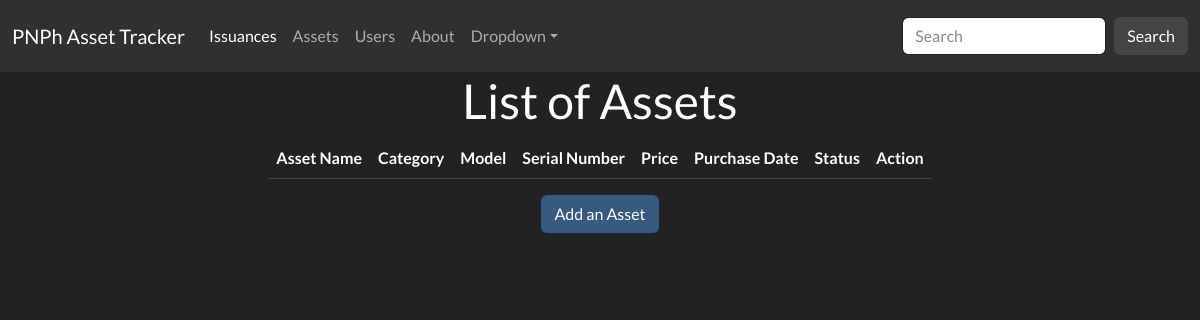
Before: /assets-list with the older database file.
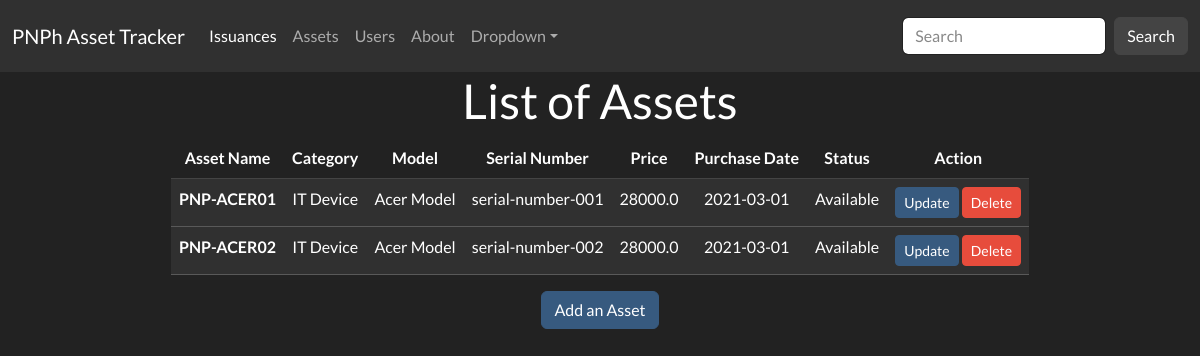
After: the same page with the newer database file.
### app/models.py (models this page shows)
class Asset(db.Model):
    id = db.Column(db.Integer, primary_key=True)
    asset_name = db.Column(db.String(100), nullable=False)
    category = db.Column(db.String(50), nullable=False)  # IT device or Office furniture
    model = db.Column(db.String(50), nullable=False)
    serial_number = db.Column(db.String(100), nullable=True)   # Serial number for IT Devices
    price = db.Column(db.Float, nullable=False)
    purchase_date = db.Column(db.Date, nullable=True)  # Optional: track purchase dates
    status = db.Column(db.String(50), nullable=False)  # Available, Unusable
    issuances = db.relationship('Issuance', backref='asset', lazy=True)

### app/controllers.py (the view)
@main.route('/assets-list')
def assets_list():
    items = Asset.query.all()
    return render_template('assets_list.html', items=items)

### app/templates/assets_list.html (shortened to what this page needs)
{% extends 'base.html' %}
{% block content %}
    <div class="d-flex justify-content-center align-items-center">
      <div class="text-center">
        <h1>List of Assets</h1>
        <table class="table table-hover">
          <thead>
            <tr>
              <th scope="col">Asset Name</th>
              <th scope="col">Category</th>
              <th scope="col">Model</th>
              <th scope="col">Serial Number</th>
              <th scope="col">Price</th>
              <th scope="col">Purchase Date</th>
              <th scope="col">Status</th>
              <th scope="col">Action</th>
            </tr>
          </thead>
          <tbody>
            {% for item in items %}
            <tr class="table-dark">
              <th scope="row">{{ item.asset_name }}</th>
              <td>{{ item.category }}</td>
              <td>{{ item.model }}</td>
              <td>{{ item.serial_number }}</td>
              <td>{{ item.price }}</td>
              <td>{{ item.purchase_date }}</td>
              <td>{{ item.status }}</td>
              <td>
                <button type="button" class="btn btn-primary btn-sm" onclick="location.href='{{ url_for('main.update_status', id=item.id) }}'">Update</button>
                <button type="submit" class="btn btn-danger btn-sm" data-bs-toggle="modal" data-bs-target="#exampleModal{{ item.id }}">Delete</button>
              </td>
            </tr>
            {% endfor %}
          </tbody>
        </table>
      </div>
    </div>
    <div class="text-center text-bottom">
        <button type="button" class="btn btn-primary" onclick="location.href='{{ url_for('main.add_asset') }}'">Add an Asset</button>
    </div>
{% endblock %}

### app/templates/base.html (shortened to what this page needs)
<!DOCTYPE html>
<html lang="en">
<head>
    <link href="https://cdn.jsdelivr.net/npm/bootswatch@5.3.0/dist/darkly/bootstrap.min.css" rel="stylesheet">
</head>
<body>
    <nav class="navbar navbar-expand-lg bg-dark" data-bs-theme="dark">
      <div class="container-fluid">
        <a class="navbar-brand" href="{{ url_for('main.dashboard') }}">PNPh Asset Tracker</a>
        <div class="collapse navbar-collapse" id="navbarColor02">
          <ul class="navbar-nav me-auto">
            <li class="nav-item">
              <a class="nav-link active" href="{{ url_for('main.issuances_list') }}">Issuances
              </a>
            </li>
            <li class="nav-item">
              <a class="nav-link" href="{{ url_for('main.assets_list') }}">Assets</a>
            </li>
            <li class="nav-item">
              <a class="nav-link" href="{{ url_for('main.users_list') }}">Users</a>
            </li>
            <li class="nav-item">
              <a class="nav-link" href="{{ url_for('main.home') }}">About</a>
            </li>
            <li class="nav-item dropdown">
              <a class="nav-link dropdown-toggle" data-bs-toggle="dropdown" href="#" role="button" aria-haspopup="true" aria-expanded="false">Dropdown</a>
            </li>
          </ul>
          <form class="d-flex">
            <input class="form-control me-sm-2" type="search" placeholder="Search">
            <button class="btn btn-secondary my-2 my-sm-0" type="submit">Search</button>
          </form>
        </div>
      </div>
    </nav>
    {% block content %}{% endblock %}
</body>
</html>

Changed rows visible on the page:
added Asset: asset_name "PNP-ACER01", category "IT Device", model "Acer Model", serial_number "serial-number-001", price "28000.0", purchase_date "2021-03-01", status "Available"
added Asset: asset_name "PNP-ACER02", category "IT Device", model "Acer Model", serial_number "serial-number-002", price "28000.0", purchase_date "2021-03-01", status "Available"
